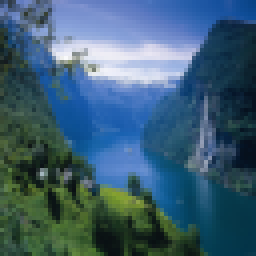
#> input picture modelprogramowy9.7.1/geirangerfjord_64.ppm, 64 x 64 px (shown 4 times larger)
$ python hand.py
#> lines starting #> are read from the running program, lines starting #| are printed output that depends on the picture; after the words box and inside, x2 and y2 are one past the last pixel; in counts of white or black regions, pixels touching at a corner belong together
from scipy.signal import medfilt
import numpy as np
import matplotlib.pyplot as plt
hand = plt.imread('geirangerfjord_64.ppm')
#> hand is the input picture: shape (64, 64, 3); mean R, G, B 60.7, 94.2, 115.3
hand = hand / 255
plt.imshow(hand)
plt.show()
YCbCr_lut = np.array([[0.299, 0.587, 0.114], [-0.168736, -0.331264, 0.5], [0.5, -0.418688, -0.081312]])
hand_YCbCr = np.apply_along_axis(lambda x: YCbCr_lut.dot(x)+np.array([0, 128, 128]), 2, hand)
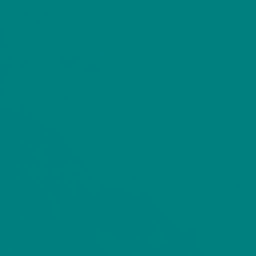
#> hand_YCbCr: shape (64, 64, 3) float64 (shown 4 times larger); mean R, G, B 0.3, 128.1, 127.9
plt.imshow(hand_YCbCr)
plt.show()
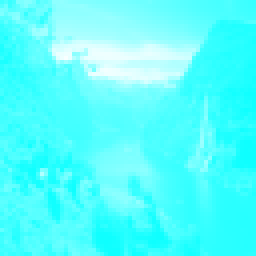
#> shown: shape (64, 64, 3) float64 (shown 4 times larger); mean R, G, B 0.34, 1, 1
histograms = []
plt.figure()

for i in range(1,3):
    plt.subplot(1, 2, i)
    histograms.append(plt.hist(hand_YCbCr[..., i]))
#> after the loop, histograms = 2 items

plt.show()
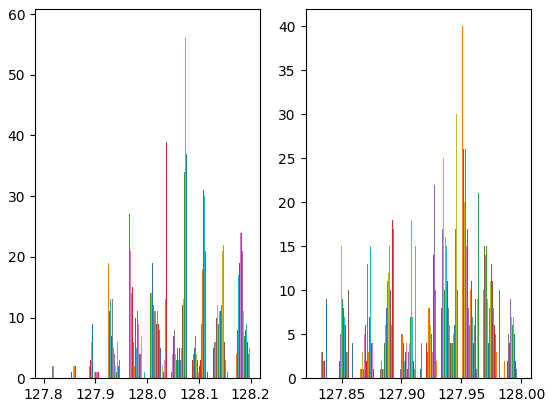
#> figure drawn by matplotlib, 2 panels; panel 1: tallest bar 33 high, from x = 128 to 128; panel 1: tallest bar 23 high, from x = 128 to 128; panel 1: tallest bar 27 high, from x = 128 to 128; panel 2: tallest bar 31 high, from x = 128 to 128
plt.figure()
plt.subplot(1,3,1)
mask = np.apply_along_axis(lambda x: (110 < x[1] < 128.01 and 127 < x[2] < 128.08), 2, hand_YCbCr)
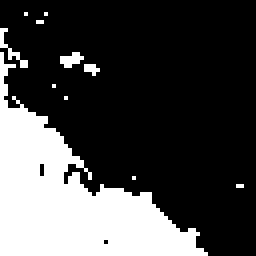
#> mask: shape (64, 64) bool (shown 4 times larger); 27.6% white; 11 white regions (10 under 20 px), largest, box (x1, y1, x2, y2) and area: (0, 13, 52, 64) 1081
plt.imshow(mask, cmap='Greys')
#> (the run stopped early here; a loop or call above may not have finished)

$ run again, with modelprogramowy9.7.1/myhand.ppm copied over modelprogramowy9.7.1/geirangerfjord_64.ppm
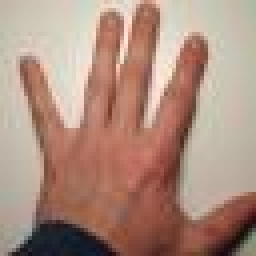
#> input picture modelprogramowy9.7.1/myhand.ppm, 64 x 64 px (shown 4 times larger)
#> hand is the input picture: shape (64, 64, 3); mean R, G, B 173.2, 141.4, 126.5
#> `plt.show()`:
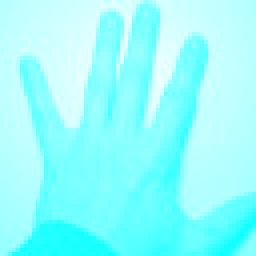
#> shown: shape (64, 64, 3) float64 (shown 4 times larger); mean R, G, B 0.585, 1, 1
#> after the loop `for i in range(1,3):`: histograms = 2 items
#> `mask = np.apply_along_axis(lambda x: (110 < x[1] < 128.01 and 127 < x[..`:
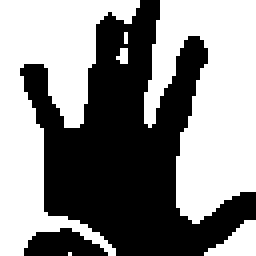
#> mask: shape (64, 64) bool (shown 4 times larger); 54% white; 2 black regions, box (x1, y1, x2, y2) and area: (5, 0, 64, 64) 1785, (6, 57, 27, 64) 101

$ run again, with modelprogramowy9.7.1/rekazpdf.png saved as modelprogramowy9.7.1/geirangerfjord_64.ppm
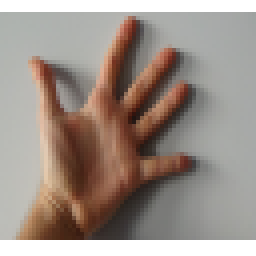
#> input picture modelprogramowy9.7.1/rekazpdf.png, 64 x 64 px (shown 4 times larger)
#> hand is the input picture: shape (64, 64, 3); mean R, G, B 157.3, 144.4, 136
#> `plt.show()`:
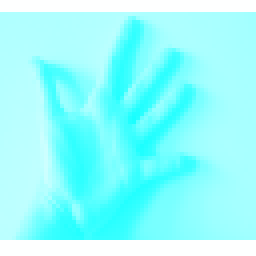
#> shown: shape (64, 64, 3) float64 (shown 4 times larger); mean R, G, B 0.578, 1, 1
#> after the loop `for i in range(1,3):`: histograms = 2 items
#> `mask = np.apply_along_axis(lambda x: (110 < x[1] < 128.01 and 127 < x[..`:
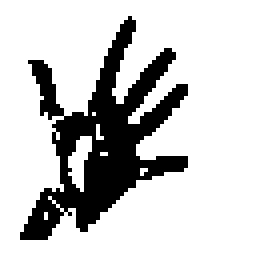
#> mask: shape (64, 64) bool (shown 4 times larger); 78.8% white; 1 black region, box (x1, y1, x2, y2) and area: (5, 4, 47, 60) 870
